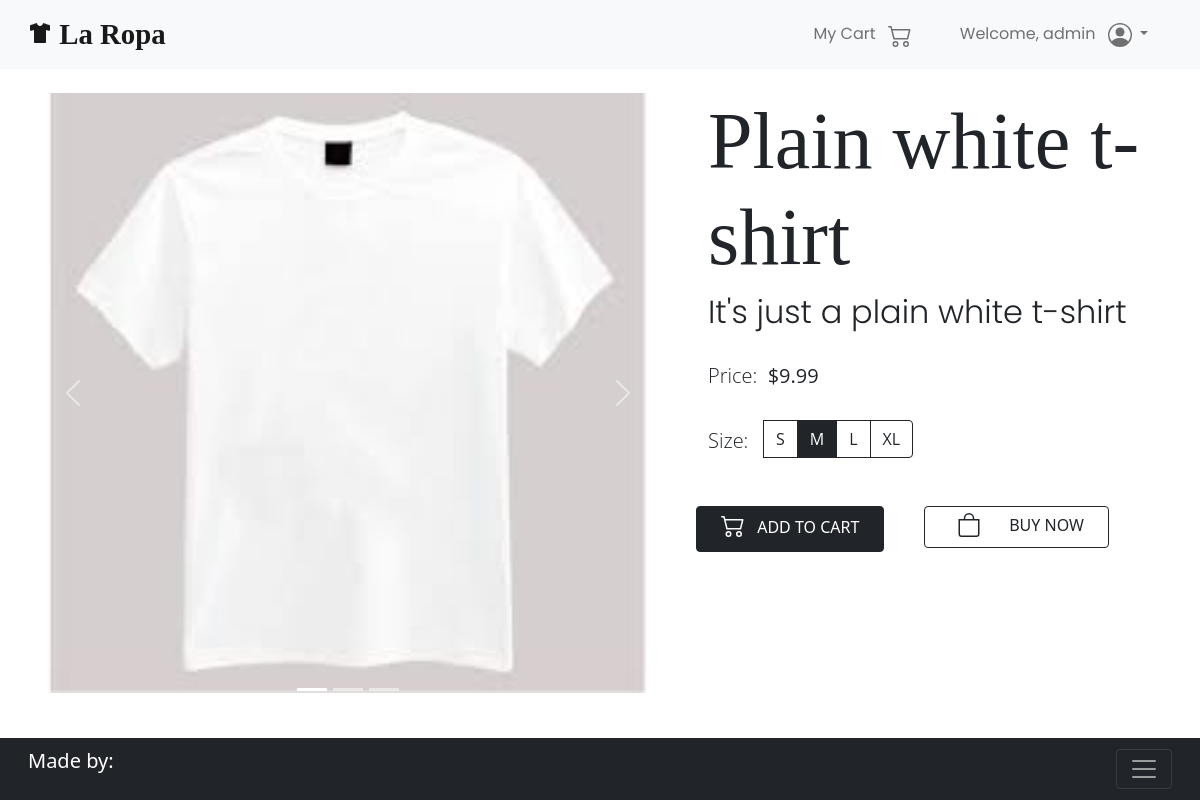
The page /product/1/ (signed in) on the database its author committed.
### ecomm/models.py (models this page shows, shortened)
class Product(models.Model):
    title = models.CharField(max_length=120)
    desc = models.CharField(max_length=500)
    price = models.FloatField(default=0.00)
    size = models.CharField(choices=SIZE, max_length=2)
    category = models.CharField(choices=CATEGORIES, max_length=2)
    img1 = models.ImageField(upload_to='ecomm/images', default='')
    img2 = models.ImageField(upload_to='ecomm/images', default='')
    img3 = models.ImageField(upload_to='ecomm/images', default='')

### ecomm/views.py (the view)
# urls.py: path('product/<int:id>/', views.productView, name="product"),
def productView(request, id):
    prod = Product.objects.get(id = id)
    context = {
        'prod': prod,
    }
    return render(request, 'ecomm/product.html', context)

### ecomm/templates/ecomm/product.html (shortened to what this page needs)
{% extends 'base.html' %}
{% block content %}
    {% include 'nav.html' %}
    <div class="container-fluid row mb-5">
        <div class="container-fluid col-xl-7">
            <div id="carouselExampleIndicators" class="carousel slide p-md-4" data-bs-ride="carousel">
                <div class="carousel-indicators">
                    <button type="button" data-bs-target="#carouselExampleIndicators" data-bs-slide-to="0"
                        class="active" aria-current="true" aria-label="Slide 1"></button>
                    <button type="button" data-bs-target="#carouselExampleIndicators" data-bs-slide-to="1"
                        aria-label="Slide 2"></button>
                    <button type="button" data-bs-target="#carouselExampleIndicators" data-bs-slide-to="2"
                        aria-label="Slide 3"></button>
                </div>
                <div class="carousel-inner">
                    <div class="carousel-item active">
                        <img src="{{ prod.img1.url }}"
                            class="d-block w-100" alt="...">
                    </div>
                </div>
                <button class="carousel-control-prev" type="button" data-bs-target="#carouselExampleIndicators"
                    data-bs-slide="prev">
                    <span class="carousel-control-prev-icon" aria-hidden="true"></span>
                </button>
                <button class="carousel-control-next" type="button" data-bs-target="#carouselExampleIndicators"
                    data-bs-slide="next">
                    <span class="carousel-control-next-icon" aria-hidden="true"></span>
                </button>
            </div>
        </div>
        <div class="container-fluid col-xl-5 p-md-4">
            <h1 class="display-1">{{ prod.title }}</h1>
            <h2>{{ prod.desc }}</h2>
            <br>
            <h3 class="lead">Price:&nbsp;&nbsp;<strong>${{ prod.price }}</strong></h3>
            <br>
            <h3 class="lead">
                Size:&nbsp;&nbsp;
                <div class="btn-group" role="group" aria-label="Select your size:">
                    <label class="btn btn-outline-dark" for="small">S</label>
                    <label class="btn btn-outline-dark" for="medium">M</label>
                    <label class="btn btn-outline-dark" for="large">L</label>
                    <label class="btn btn-outline-dark" for="xtra-large">XL</label>
                  </div>
            </h3>
            <br>
            <div class="row">
                <div class="col-sm-6 p-0 my-2">
                    <button class="btn btn-dark px-4">
                        ADD TO CART
                    </button>
                </div>
                <div class="col-sm-6 p-0 my-2">
                    <button class="btn btn-outline-dark px-4">
                        BUY NOW
                    </button>
                </div>
            </div>
        </div>
    </div>
{% endblock content %}

### templates/nav.html (shortened to what this page needs)
<nav class="navbar sticky-top navbar-expand-lg navbar-light bg-light">
        <div class="container-fluid">
            <a class="navbar-brand" href="{% url 'home' %}">
                La Ropa
            </a>
            <div class="collapse navbar-collapse" id="navbarText">
                <span>
                    <ul class="navbar-nav me-auto mb-2 mb-lg-0">
                        <li class="nav-item px-3">
                            <a class="nav-link" href="#">
                                My Cart
                            </a>
                        </li>
                        {% if request.user.is_authenticated %}
                        <li class="nav-item dropdown px-3">
                            <a class="nav-link dropdown-toggle" href="#" id="navbarDarkDropdownMenuLink" role="button"
                                data-bs-toggle="dropdown" aria-expanded="false">
                                Welcome, {{request.user.username}}
                            </a>
                        </li>
                        {% else %}
                            <li class="nav-item px-3">
                                <a class="nav-link btn btn-dark" style="color: white;" href="{% url 'Login' %}">
                                    Login
                                </a>
                            </li>
                        {% endif %}
                    </ul>
                </span>
            </div>
        </div>
    </nav>

### ecomm/templates/ecomm/product.html (style rules this page uses)
h1 { font-family: 'Cormorant Garamond', serif; }
h2 { font-family: 'Poppins', sans-serif; font-weight: 300; font-size: 2rem; }
h3 { font-family: 'Open Sans', sans-serif; }
.navbar-brand { font-size: 1.8rem; font-family: 'Limelight', cursive; font-weight: 600; }
.nav-item { font-family: 'Poppins', sans-serif; }

### rows shown on the page
Product: img1 (picture), title "Plain white t-shirt", desc "It's just a plain white t-shirt", price "9.99"

### other values the page prints
{{ request.user.username }} "admin"
